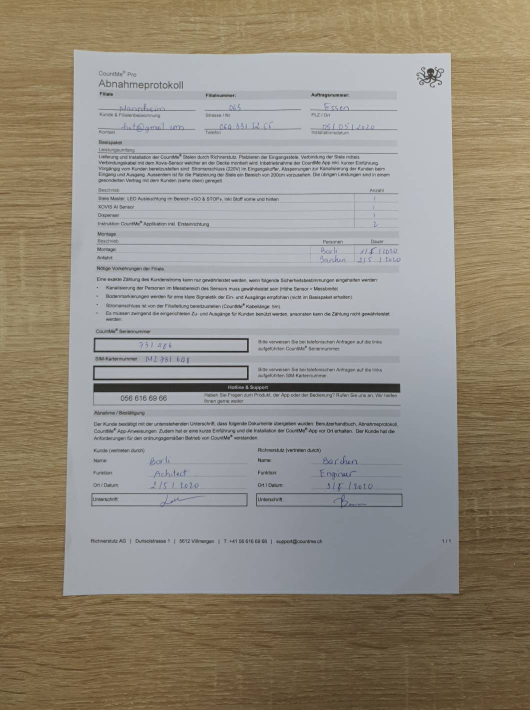
#> input picture Images/Octopus_271120_112235.jpg, 1060 x 1420 px (shown at 1/2 size)
$ python test.py --image Images/Octopus_271120_112235.jpg
#> lines starting #> are read from the running program, lines starting #| are printed output that depends on the picture; after the words box and inside, x2 and y2 are one past the last pixel; in counts of white or black regions, pixels touching at a corner belong together
import cv2
import os
import numpy as np
import argparse

ap = argparse.ArgumentParser()
ap.add_argument('-i','--image',required=True, dest ='image', help='path to query image')
args = ap.parse_args()

# for i in os.listdir('Images'):
image = cv2.imread(args.image)
#> image is the input picture: shape (1420, 1060, 3); mean B, G, R 129.6, 140.8, 147.5
image = cv2.resize(image,(500,500))
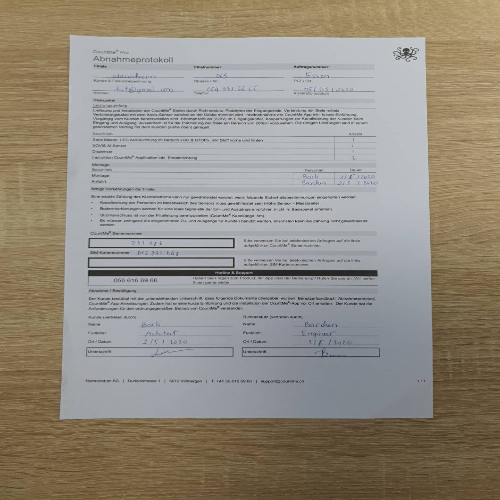
#> image: shape (500, 500, 3); mean B, G, R 129.5, 140.7, 147.4
# Grayscale
gray = cv2.cvtColor(image,cv2.COLOR_BGR2GRAY)
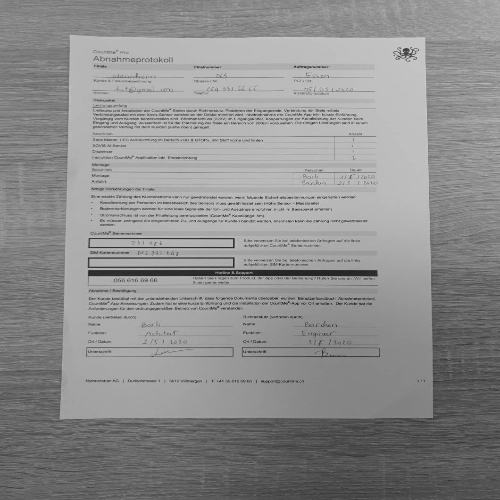
#> gray: shape (500, 500); min 29, max 206, mean 141.5
# Blur
gray = cv2.GaussianBlur(gray, (5,5),0)
gray = cv2.medianBlur(gray,5)
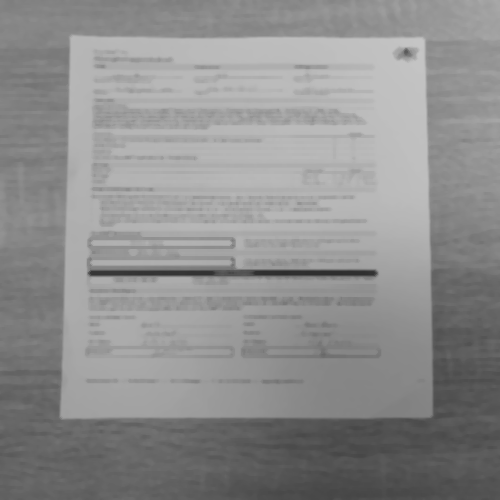
#> gray: shape (500, 500); min 45, max 197, mean 141.9
# Adaptive Thresh and edge detection
thresh = cv2.Canny(gray,50,150)
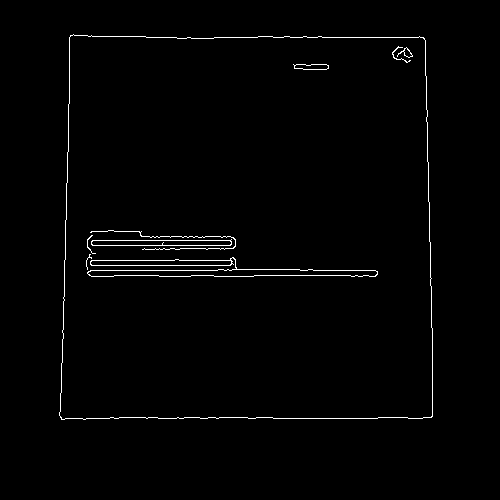
#> thresh: shape (500, 500); 1.3% white in thin lines or dots, all inside (x1, y1, x2, y2) = (59, 34, 433, 420)
kernel = np.ones((3,3),np.uint8)

thresh = cv2.dilate(thresh,kernel,iterations=1)
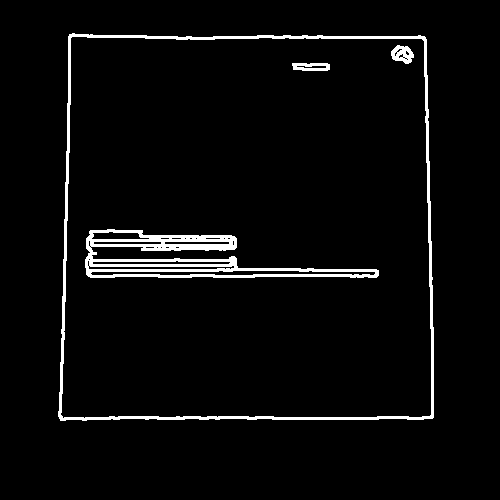
#> thresh: shape (500, 500); 3.9% white; 4 white regions

cnts,_ = cv2.findContours(thresh.copy(), cv2.RETR_EXTERNAL, cv2.CHAIN_APPROX_SIMPLE)
#> cnts = 1 contour; box (x1, y1, x2, y2) and area: (58, 33, 434, 421) 140122
sorted_contours = sorted(cnts, key=cv2.contourArea, reverse=True)
#> sorted_contours has the same summary as cnts
for n,cnt in enumerate(sorted_contours):
    x, y, w, h = cv2.boundingRect(cnt)
    new_image = cv2.rectangle(image.copy(),(x,y),(x+w,y+h),(255,0,0),1)
    i = new_image[y:y+h,x:x+w]
    # cv2.imshow('i',new_image)
    # cv2.waitKey()
    if n >3:break
#> this loop made 1 pass
#> (x, y, w, h) on pass 1: (58, 33, 376, 388)
#> pass 1, `i = new_image[y:y+h,x:x+w]`:
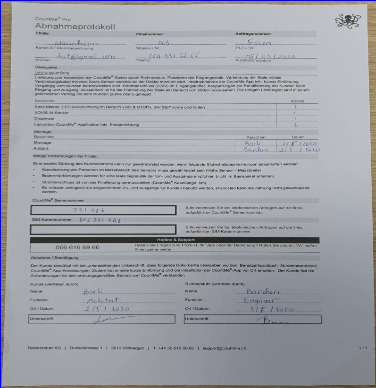
#> i: shape (388, 376, 3); mean B, G, R 166.2, 160.7, 158.3


# [4 lines of commented-out code are left out]

cnt = max(cnts, key = cv2.contourArea)
#> cnt = contour of 139 points, box (x1, y1, x2, y2) (58, 33, 434, 421), area 140122
peri = cv2.arcLength(cnt, True)
#> peri = 1523.6
approx = cv2.approxPolyDP(cnt, 0.02*peri, True)
#> approx = [[69, 34], [60, 420], [432, 418], [425, 37]]

tr = tuple(approx[0][0])
#> tr = (69, 34)
tl = tuple(approx[1][0])
#> tl = (60, 420)
bl = tuple(approx[2][0])
#> bl = (432, 418)
br = tuple(approx[3][0])
#> br = (425, 37)

# Perform Perspective Warping
src_pts = np.array([tl, tr, br, bl], dtype=np.float32)
#> src_pts = [[60, 420], [69, 34], [425, 37], [432, 418]]

widthA = np.sqrt(((br[0] - bl[0]) ** 2) + ((br[1] - bl[1]) ** 2))
#> widthA = 381.1
widthB = np.sqrt(((tr[0] - tl[0]) ** 2) + ((tr[1] - tl[1]) ** 2))
#> widthB = 386.1
maxWidth = max(int(widthA), int(widthB))
#> maxWidth = 386

heightA = np.sqrt(((tr[0] - br[0]) ** 2) + ((tr[1] - br[1]) ** 2))
#> heightA = 356
heightB = np.sqrt(((tl[0] - bl[0]) ** 2) + ((tl[1] - bl[1]) ** 2))
#> heightB = 372
maxHeight = max(int(heightA), int(heightB))
#> maxHeight = 372

dst = np.array([
        [0, 0],
        [maxWidth - 1, 0],
        [maxWidth - 1, maxHeight - 1],
        [0, maxHeight - 1]], dtype = "float32")
#> dst = [[0, 0], [385, 0], [385, 371], [0, 371]]

M = cv2.getPerspectiveTransform(src_pts, dst)
#> M = [[-0.00537, -0.999, 419.9], [1.03, 0.024, -71.9], [-3.68e-05, 0.000116, 1]]
warp = cv2.warpPerspective(image, M, (maxWidth, maxHeight))
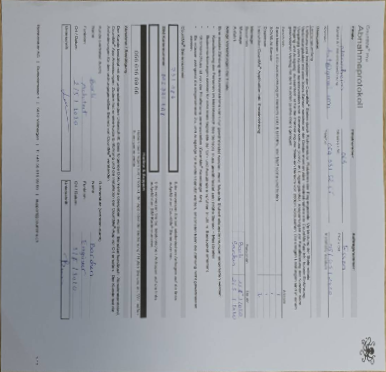
#> warp: shape (372, 386, 3); mean B, G, R 168.7, 163.2, 160.1

# Draw Points
cv2.circle(image, tl, 0, color=(255,0,0), thickness=5)
#> image: shape (500, 500, 3); 0.01% of pixels changed, all inside (x1, y1, x2, y2) = (57, 417, 64, 424)
cv2.circle(image, tr, 0, color=(0,255,0), thickness=5)
#> image: shape (500, 500, 3); mean B, G, R 129.5, 140.7, 147.4
cv2.circle(image, bl, 0, color=(0,0,255), thickness=5)
#> image: shape (500, 500, 3); mean B, G, R 129.5, 140.7, 147.4
cv2.circle(image, br, 0, color=(0,255,255), thickness=5)
#> image: shape (500, 500, 3); mean B, G, R 129.5, 140.7, 147.4
# Display result
cv2.imshow('warp',warp)
cv2.imshow('ori',image)
cv2.imshow('thresh',thresh)
cv2.waitKey()

$ run again, on Images/Octopus_271120_112301.jpg
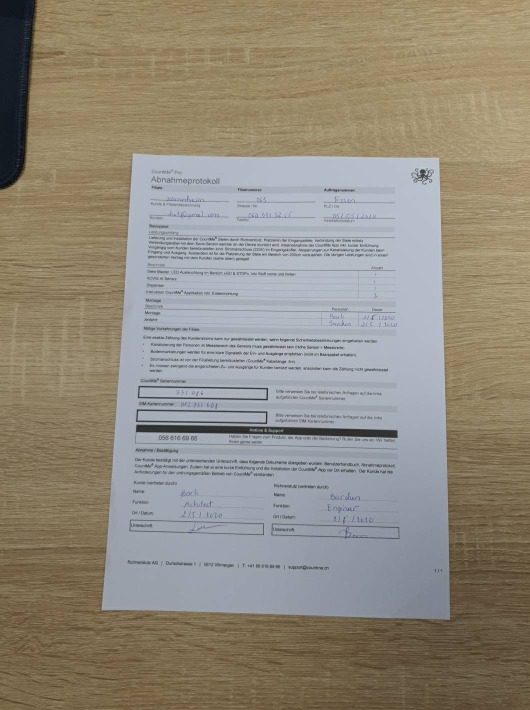
#> input picture Images/Octopus_271120_112301.jpg, 1060 x 1420 px (shown at 1/2 size)
#> image is the input picture: shape (1420, 1060, 3); mean B, G, R 124.9, 138.4, 145.1
#> `thresh = cv2.dilate(thresh,kernel,iterations=1)`:
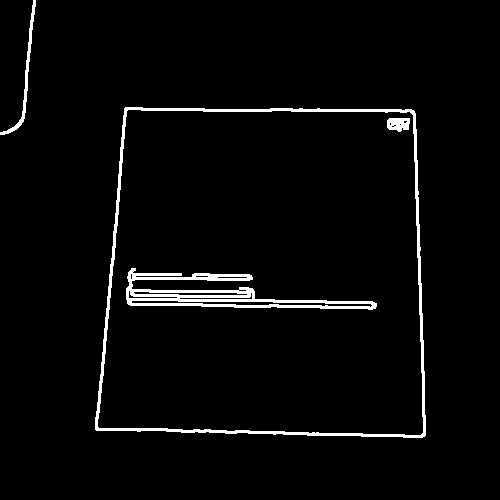
#> thresh: shape (500, 500); 3.1% white; 4 white regions
#> cnts = 2 contours; box (x1, y1, x2, y2) and area: (95, 107, 426, 438) 100758, (0, 0, 36, 135) 344
#> sorted_contours has the same summary as cnts
#> the loop `for n,cnt in enumerate(sorted_contours):` made 2 passes
#> (x, y, w, h) on passes 1 to 2: (95, 107, 331, 331), (0, 0, 36, 135)
#> cnt = contour of 154 points, box (x1, y1, x2, y2) (95, 107, 426, 438), area 100758
#> peri = 1296.9
#> approx = [[125, 107], [95, 429], [424, 436], [414, 111]]
#> tr = (125, 107)
#> tl = (95, 429)
#> bl = (424, 436)
#> br = (414, 111)
#> src_pts = [[95, 429], [125, 107], [414, 111], [424, 436]]
#> widthA = 325.2
#> widthB = 323.4
#> maxWidth = 325
#> heightA = 289
#> heightB = 329.1
#> maxHeight = 329
#> dst = [[0, 0], [324, 0], [324, 328], [0, 328]]
#> M = [[0.0224, -1.06, 450.5], [1.2, 0.112, -161.8], [1.8e-05, 0.000452, 1]]
#> `warp = cv2.warpPerspective(image, M, (maxWidth, maxHeight))`:
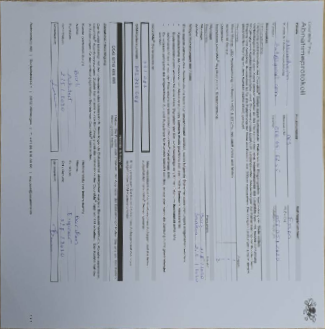
#> warp: shape (329, 325, 3); mean B, G, R 176.6, 166.1, 159.3

$ run again, on Images/Octopus_271120_112341.jpg
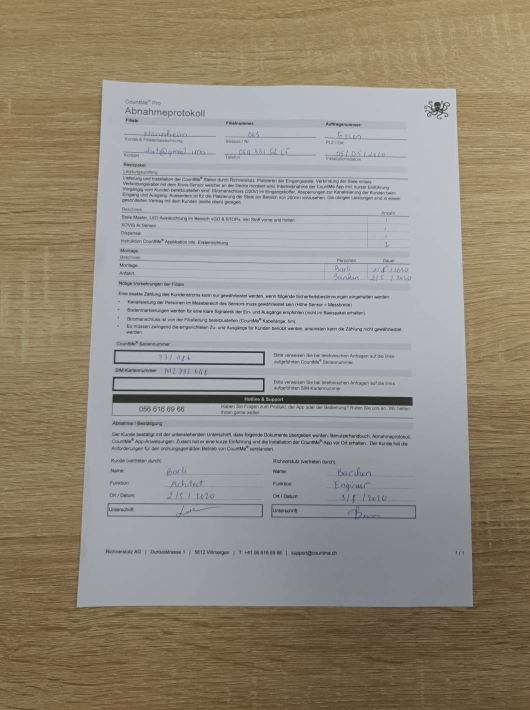
#> input picture Images/Octopus_271120_112341.jpg, 1060 x 1420 px (shown at 1/2 size)
#> image is the input picture: shape (1420, 1060, 3); mean B, G, R 127.7, 140.2, 148
#> `thresh = cv2.dilate(thresh,kernel,iterations=1)`:
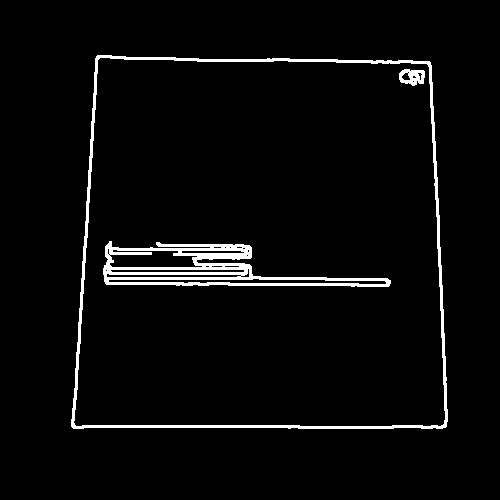
#> thresh: shape (500, 500); 3.6% white; 3 white regions
#> cnts = 1 contour; box (x1, y1, x2, y2) and area: (71, 55, 448, 429) 131120
#> sorted_contours has the same summary as cnts
#> the loop `for n,cnt in enumerate(sorted_contours):` made 1 pass
#> (x, y, w, h) on pass 1: (71, 55, 377, 374)
#> cnt = contour of 148 points, box (x1, y1, x2, y2) (71, 55, 448, 429), area 131120
#> peri = 1474.1
#> approx = [[97, 55], [71, 426], [445, 427], [430, 62]]
#> tr = (97, 55)
#> tl = (71, 426)
#> bl = (445, 427)
#> br = (430, 62)
#> src_pts = [[71, 426], [97, 55], [430, 62], [445, 427]]
#> widthA = 365.3
#> widthB = 371.9
#> maxWidth = 371
#> heightA = 333.1
#> heightB = 374
#> dst = [[0, 0], [370, 0], [370, 373], [0, 373]]
#> M = [[0.0027, -1.01, 430], [1.11, 0.0781, -112.4], [-5.71e-05, 0.000334, 1]]
#> `warp = cv2.warpPerspective(image, M, (maxWidth, maxHeight))`:
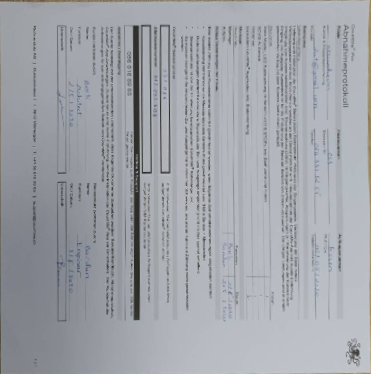
#> warp: shape (374, 371, 3); mean B, G, R 169.5, 163.4, 160.4
